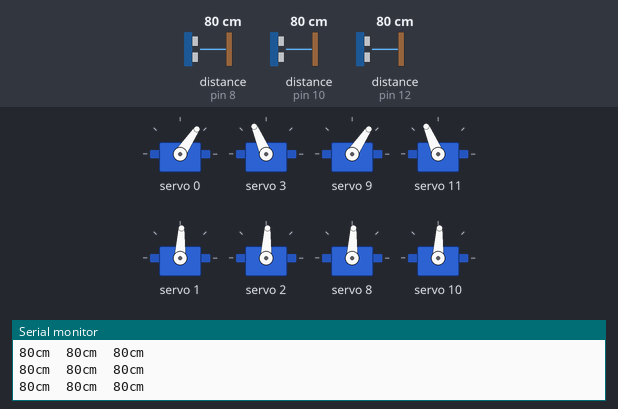
Bench run of a sketch on a simulated Arduino Uno, built with avr-gcc and run on an emulated ATmega328P. On the bench: 8 × servo, the last lines printed to the serial monitor. Wiring (inferred from the names in the program): 3 × ultrasonic range finder: trigger pin 9, echo pin 8 / trigger pin 11, echo pin 10 / trigger pin 13, echo pin 12. The test bench sets the inputs (shaded band); at power-on: distance to the obstacle (sensors on pin 8, pin 10, pin 12) 80 cm. The echo pulse lasts 58.3 µs per cm.

Above: at 1.2 s.
1.3 s: distance to the obstacle (sensor on pin 8) set to 29 cm
2.8 s: distance to the obstacle (sensor on pin 8) set to 24 cm
At 3.4 s:
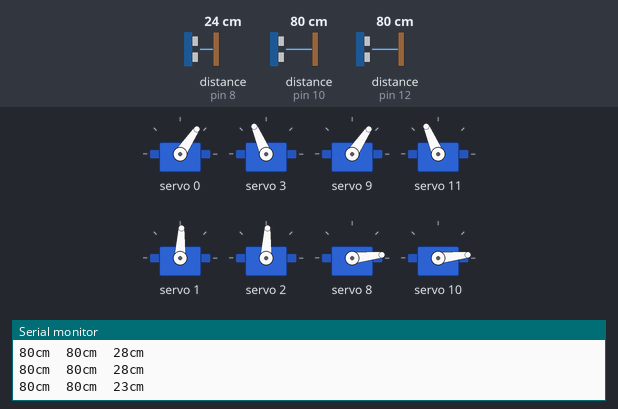
4.3 s: distance to the obstacle (sensor on pin 10) set to 29 cm
7.3 s: distance to the obstacle (sensor on pin 10) set to 25 cm
At 9.2 s:
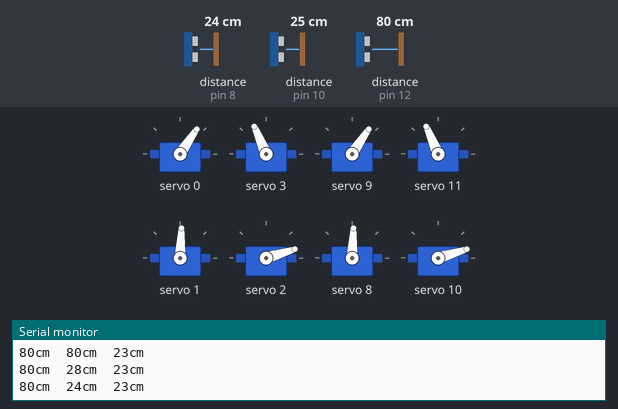
Timing chart, 0 to 10.7 s (numbered marks = the images above; inputs shaded):
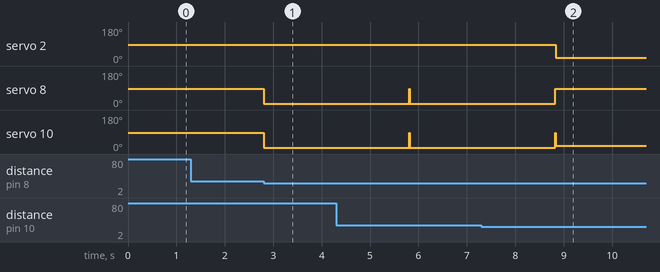

Measured:
- the behaviour switches between 27 and 26 cm on distance to the obstacle (sensor on pin 8) (found by bisection; images 0 and 1)
- the behaviour switches between 27 and 26 cm on distance to the obstacle (sensor on pin 10) (found by bisection; images 1 and 2)
- after the input at 2.8 s, servo 8, servo 10: 87° → 6° at once
- after the input at 7.3 s, servo 2: 87° → 17° after 1.5 s; servo 8: goes on until 8.8 s, then stays 87°

The sketch:

Task2_GoalKeeper.ino
```cpp
#include <Wire.h>
#include <Adafruit_PWMServoDriver.h>

Adafruit_PWMServoDriver pwm = Adafruit_PWMServoDriver();

#define maximum_joint_angle 470
#define minimum_joint_angle 110

#define maximum_leg_angle 315
#define minimum_leg_angle 100

#define leg_maximum_offset 60
#define leg_minimum_offset 20

#define joint_maximum_offset 135
#define joint_minimum_offset 45

uint16_t joint_initial_angle, leg_initial_angle;

String input;
uint16_t angle;

// -------------------------- Ultrasoic ---------------------------------------------

const int pingPin_front = 11;
int inPin_front = 10;

const int pingPin_right = 13;
int inPin_right = 12;

const int pingPin_left = 9;
int inPin_left = 8;

long duration_front, duration_right, duration_left;
long distance_front, distance_right, distance_left;

void setup() {
  Serial.begin(115200);
  pwm.begin();

  pwm.setOscillatorFrequency(27000000);
  pwm.setPWMFreq(50);  // Analog servos run at ~50 Hz updates

  pinMode(pingPin_front, OUTPUT);
  pinMode(inPin_front, INPUT);
  pinMode(pingPin_right, OUTPUT);
  pinMode(inPin_right, INPUT);
  pinMode(pingPin_left, OUTPUT);
  pinMode(inPin_left, INPUT);
  delay(10);

  Serial.print("Ultrasonic on....\n");

  Serial.print("Initialize... \n");
  initial_home();
  Serial.print("Rest to Home position \n");
  Serial.print("Press Enter to initiate \n");
}


void loop() {
  distance_front = detect_front();
  distance_right = detect_right();
  distance_left = detect_left();
  Serial.print(distance_right);
  Serial.print("cm\t");
  Serial.print(distance_front);
  Serial.print("cm\t");
  Serial.print(distance_left);
  Serial.print("cm\n");

  if (distance_front <= 25) {
    ball_front();
    delay(3000);
    initial_home();
  }

  if (distance_right <= 25) {
    ball_right();
    delay(3000);
    initial_home();
  }

  if (distance_left <= 25) {
    ball_left();
    delay(3000);
    initial_home();
  }
}

void ball_right() {
  pwm.setPWM(1, 0, degree_to_pulse_leg(80));
  pwm.setPWM(2, 0, degree_to_pulse_leg(80));
}

void ball_left() {
  pwm.setPWM(8, 0, degree_to_pulse_leg(80));
  pwm.setPWM(10, 0, degree_to_pulse_leg(80));
}

void ball_front() {
  pwm.setPWM(2, 0, degree_to_pulse_leg(70));
  pwm.setPWM(10, 0, degree_to_pulse_leg(70));
}

void initial_home(void) {
  joint_initial_angle = (maximum_joint_angle + minimum_joint_angle) / 2;
  leg_initial_angle = maximum_leg_angle - 20;

  //Joint
  pwm.setPWM(0, 0, degree_to_pulse_joint(90 + 30));
  pwm.setPWM(3, 0, degree_to_pulse_joint(90 - 30));
  pwm.setPWM(9, 0, degree_to_pulse_joint(90 + 30));
  pwm.setPWM(11, 0, degree_to_pulse_joint(90 - 30));

  //Leg
  pwm.setPWM(1, 0, leg_initial_angle);
  pwm.setPWM(2, 0, leg_initial_angle);
  pwm.setPWM(8, 0, leg_initial_angle);
  pwm.setPWM(10, 0, leg_initial_angle);
}


int degree_to_pulse_joint(uint16_t degree) {
  uint16_t pulse = map(degree, 0 , 180 , 470 , 110);
  return pulse;
}

int degree_to_pulse_leg(uint16_t degree) {
  uint16_t pulse = map(degree, 0 , 90, 315, 100);
  return pulse;
}

long detect_front()
{
  digitalWrite(pingPin_front, LOW);
  delayMicroseconds(2);
  digitalWrite(pingPin_front, HIGH);
  delayMicroseconds(5);
  digitalWrite(pingPin_front, LOW);
  duration_front = pulseIn(inPin_front, HIGH);

  return duration_front / 29 / 2;
}

long detect_right()
{
  digitalWrite(pingPin_right, LOW);
  delayMicroseconds(2);
  digitalWrite(pingPin_right, HIGH);
  delayMicroseconds(5);
  digitalWrite(pingPin_right, LOW);
  duration_right = pulseIn(inPin_right, HIGH);

  return duration_right / 29 / 2;
}

long detect_left()
{
  digitalWrite(pingPin_left, LOW);
  delayMicroseconds(2);
  digitalWrite(pingPin_left, HIGH);
  delayMicroseconds(5);
  digitalWrite(pingPin_left, LOW);
  duration_left = pulseIn(inPin_left, HIGH);

  return duration_left / 29 / 2;
}
```
